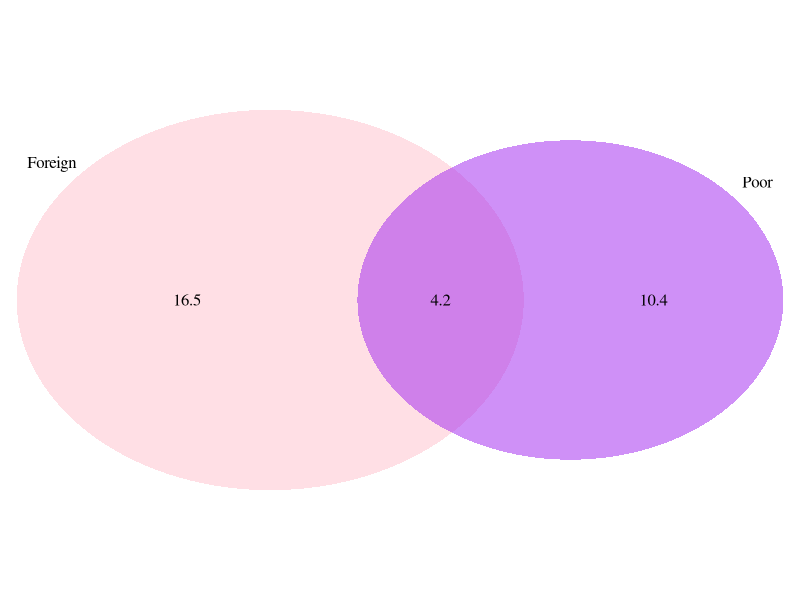
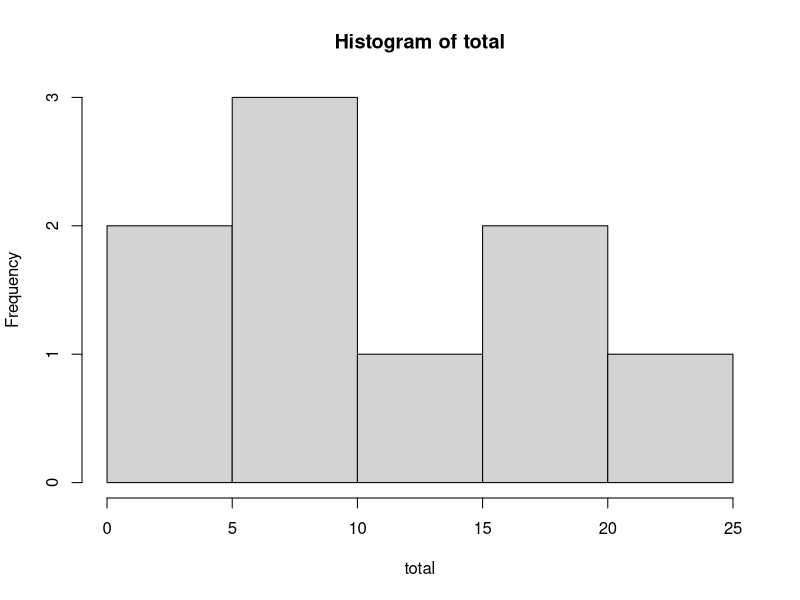

Recreate these plots in R, in order.
## ---- chunk 1
knitr::opts_chunk$set(echo = TRUE)
## ---- chunk 2
library(VennDiagram)
grid.newpage()                                       
draw.pairwise.venn(area1 =20.7,
                   area2 = 14.6,
                   cross=4.2,
                   fill = c("pink", "purple"),
                  category = c('Foreign','Poor'),
                   lty = "blank")

## ---- chunk 3
total <- c(2.2,4.7,15.8,18.3,21.2,13.9,5.8,8.4,9.7)

hist(total)
